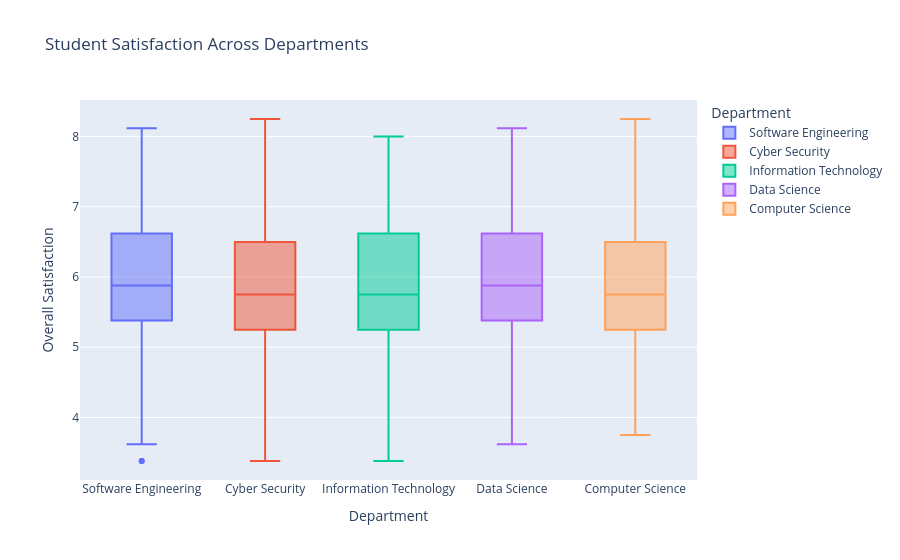

Notebook source saved alongside this figure:
### Code cell
fig = px.box(
    df,
    x="Department",
    y="Overall Satisfaction",
    color="Department",
    title="Student Satisfaction Across Departments"
)

fig.show()

### Figure 1 — Plotly figure (JSON) as saved in the notebook; plotly's stock layout.template omitted (floating-point values rounded to 4 significant figures; data arrays with more than 128 entries replaced by an {"elided": "..."} marker saying what was removed)
{"data": [{"alignmentgroup": "True", "hovertemplate": "Department=%{x}<br>Overall Satisfaction=%{y}<extra></extra>", "legendgroup": "Software Engineering", "marker": {"color": "#636efa"}, "name": "Software Engineering", "notched": false, "offsetgroup": "Software Engineering", "orientation": "v", "showlegend": true, "type": "box", "x": {"elided": "286 str values"}, "x0": " ", "xaxis": "x", "y": {"elided": "286 float values"}, "y0": " ", "yaxis": "y"}, {"alignmentgroup": "True", "hovertemplate": "Department=%{x}<br>Overall Satisfaction=%{y}<extra></extra>", "legendgroup": "Cyber Security", "marker": {"color": "#EF553B"}, "name": "Cyber Security", "notched": false, "offsetgroup": "Cyber Security", "orientation": "v", "showlegend": true, "type": "box", "x": {"elided": "311 str values"}, "x0": " ", "xaxis": "x", "y": {"elided": "311 float values"}, "y0": " ", "yaxis": "y"}, {"alignmentgroup": "True", "hovertemplate": "Department=%{x}<br>Overall Satisfaction=%{y}<extra></extra>", "legendgroup": "Information Technology", "marker": {"color": "#00cc96"}, "name": "Information Technology", "notched": false, "offsetgroup": "Information Technology", "orientation": "v", "showlegend": true, "type": "box", "x": {"elided": "293 str values"}, "x0": " ", "xaxis": "x", "y": {"elided": "293 float values"}, "y0": " ", "yaxis": "y"}, {"alignmentgroup": "True", "hovertemplate": "Department=%{x}<br>Overall Satisfaction=%{y}<extra></extra>", "legendgroup": "Data Science", "marker": {"color": "#ab63fa"}, "name": "Data Science", "notched": false, "offsetgroup": "Data Science", "orientation": "v", "showlegend": true, "type": "box", "x": {"elided": "294 str values"}, "x0": " ", "xaxis": "x", "y": {"elided": "294 float values"}, "y0": " ", "yaxis": "y"}, {"alignmentgroup": "True", "hovertemplate": "Department=%{x}<br>Overall Satisfaction=%{y}<extra></extra>", "legendgroup": "Computer Science", "marker": {"color": "#FFA15A"}, "name": "Computer Science", "notched": false, "offsetgroup": "Computer Science", "orientation": "v", "showlegend": true, "type": "box", "x": {"elided": "316 str values"}, "x0": " ", "xaxis": "x", "y": {"elided": "316 float values"}, "y0": " ", "yaxis": "y"}], "layout": {"boxmode": "overlay", "legend": {"title": {"text": "Department"}, "tracegroupgap": 0}, "title": {"text": "Student Satisfaction Across Departments"}, "xaxis": {"anchor": "y", "categoryarray": ["Software Engineering", "Cyber Security", "Information Technology", "Data Science", "Computer Science"], "categoryorder": "array", "domain": [0, 1], "title": {"text": "Department"}}, "yaxis": {"anchor": "x", "domain": [0, 1], "title": {"text": "Overall Satisfaction"}}}}
